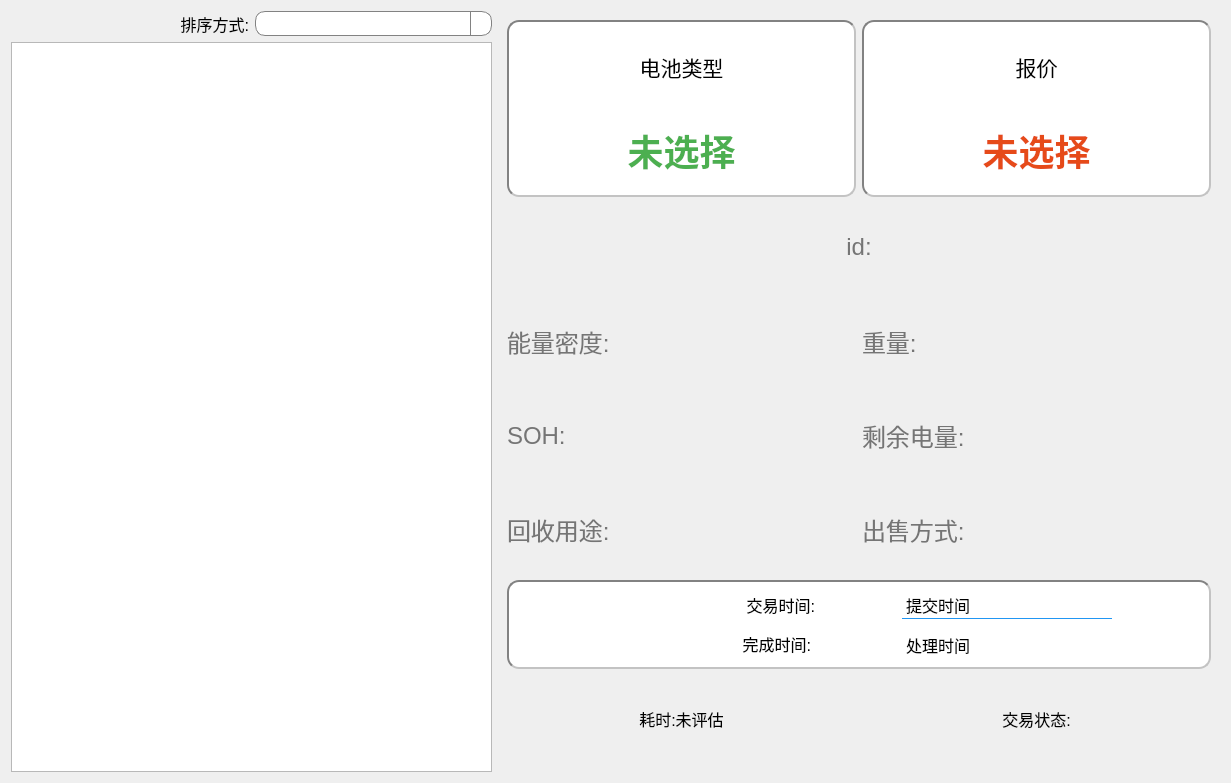
<?xml version="1.0" encoding="UTF-8"?>
<ui version="4.0">
 <class>transactionHistoryDialog</class>
 <widget class="QDialog" name="transactionHistoryDialog">
  <property name="geometry">
   <rect>
    <x>0</x>
    <y>0</y>
    <width>1231</width>
    <height>783</height>
   </rect>
  </property>
  <property name="windowTitle">
   <string>订单历史</string>
  </property>
  <layout class="QHBoxLayout" name="horizontalLayout" stretch="2,3">
   <item>
    <layout class="QGridLayout" name="gridLayout">
     <item row="1" column="0">
      <widget class="QLabel" name="label">
       <property name="font">
        <font>
         <pointsize>12</pointsize>
        </font>
       </property>
       <property name="layoutDirection">
        <enum>Qt::LeftToRight</enum>
       </property>
       <property name="text">
        <string>排序方式:</string>
       </property>
       <property name="alignment">
        <set>Qt::AlignRight|Qt::AlignTrailing|Qt::AlignVCenter</set>
       </property>
      </widget>
     </item>
     <item row="1" column="1">
      <widget class="QComboBox" name="sort_box">
       <property name="font">
        <font>
         <pointsize>12</pointsize>
        </font>
       </property>
       <property name="styleSheet">
        <string notr="true">QComboBox {
    border: 1px solid #828282;
    border-radius: 10px;      /* 圆角半径 */
    padding: 1px 18px 1px 3px; /* 为右侧按钮留出空间 */
    background: white;
}

/* 2. 设置右侧的下拉按钮 */
QComboBox::drop-down {
    subcontrol-origin: padding;
    subcontrol-position: top right;
    width: 20px;

    border-left-width: 1px;
    border-left-color: #828282;
    border-left-style: solid; 
    
    border-top-right-radius: 10px;
    border-bottom-right-radius: 10px;
}
QComboBox::down-arrow {
    image: url(:/images/res/downarrow.ico); 
	width: 12px;          
    height: 12px;
}</string>
       </property>
      </widget>
     </item>
     <item row="2" column="0" colspan="2">
      <widget class="QListWidget" name="transactionList">
       <property name="styleSheet">
        <string notr="true">QListWidget {
           outline: none;
        }

       QListWidget::item {
           color: #333;
            padding: 10px;
        }</string>
       </property>
      </widget>
     </item>
    </layout>
   </item>
   <item>
    <widget class="QWidget" name="widget" native="true">
     <property name="minimumSize">
      <size>
       <width>0</width>
       <height>0</height>
      </size>
     </property>
     <property name="maximumSize">
      <size>
       <width>99999</width>
       <height>99999</height>
      </size>
     </property>
     <layout class="QGridLayout" name="gridLayout_2" rowstretch="2,1,1,1,1,1,1" columnstretch="1,1">
      <item row="4" column="0">
       <widget class="QLabel" name="usage_label">
        <property name="sizePolicy">
         <sizepolicy hsizetype="Preferred" vsizetype="Preferred">
          <horstretch>0</horstretch>
          <verstretch>0</verstretch>
         </sizepolicy>
        </property>
        <property name="font">
         <font>
          <pointsize>-1</pointsize>
         </font>
        </property>
        <property name="styleSheet">
         <string notr="true">QLabel{
    color: #757575;
    font-size: 24px;
}</string>
        </property>
        <property name="text">
         <string>&lt;html&gt;&lt;head/&gt;&lt;body&gt;&lt;p&gt;&lt;img src=&quot;:/images/res/recycle.ico&quot; width=&quot;18&quot; height=&quot;18&quot;/&gt; 回收用途:&lt;/p&gt;&lt;/body&gt;&lt;/html&gt;</string>
        </property>
        <property name="alignment">
         <set>Qt::AlignLeading|Qt::AlignLeft|Qt::AlignVCenter</set>
        </property>
       </widget>
      </item>
      <item row="5" column="0" colspan="2">
       <widget class="QFrame" name="frame_3">
        <property name="sizePolicy">
         <sizepolicy hsizetype="Preferred" vsizetype="Preferred">
          <horstretch>0</horstretch>
          <verstretch>0</verstretch>
         </sizepolicy>
        </property>
        <property name="styleSheet">
         <string notr="true">.QFrame {
    background-color: white;
    border-radius: 12px;
    border: 1px solid #E0E0E0;
 border: 2px inset #828282;
}</string>
        </property>
        <property name="frameShape">
         <enum>QFrame::Box</enum>
        </property>
        <property name="frameShadow">
         <enum>QFrame::Sunken</enum>
        </property>
        <property name="lineWidth">
         <number>2</number>
        </property>
        <layout class="QVBoxLayout" name="verticalLayout_3">
         <property name="spacing">
          <number>12</number>
         </property>
         <item>
          <layout class="QHBoxLayout" name="horizontalLayout_2">
           <property name="spacing">
            <number>0</number>
           </property>
           <item>
            <widget class="QLabel" name="label_2">
             <property name="font">
              <font>
               <pointsize>12</pointsize>
              </font>
             </property>
             <property name="styleSheet">
              <string notr="true">QLabel {
	max-width: 210px;
}</string>
             </property>
             <property name="text">
              <string>&lt;html&gt;&lt;head/&gt;&lt;body&gt;&lt;p&gt;&lt;img src=&quot;:/images/res/time.ico&quot; width=&quot;14&quot; height=&quot;14&quot;/&gt; 交易时间:&lt;/p&gt;&lt;/body&gt;&lt;/html&gt;</string>
             </property>
             <property name="alignment">
              <set>Qt::AlignRight|Qt::AlignTrailing|Qt::AlignVCenter</set>
             </property>
            </widget>
           </item>
           <item>
            <widget class="QLabel" name="submittedTime_label">
             <property name="font">
              <font>
               <pointsize>12</pointsize>
              </font>
             </property>
             <property name="styleSheet">
              <string notr="true">QLabel {
	border: none;
    border-bottom: 1px solid #2196F3;
	max-width: 210px;
}</string>
             </property>
             <property name="text">
              <string>提交时间</string>
             </property>
            </widget>
           </item>
          </layout>
         </item>
         <item>
          <layout class="QHBoxLayout" name="horizontalLayout_3">
           <item>
            <widget class="QLabel" name="label_3">
             <property name="font">
              <font>
               <pointsize>12</pointsize>
              </font>
             </property>
             <property name="styleSheet">
              <string notr="true">QLabel {
	max-width: 210px;
}</string>
             </property>
             <property name="text">
              <string>&lt;html&gt;&lt;head/&gt;&lt;body&gt;&lt;p&gt;&lt;img src=&quot;:/images/res/time.ico&quot; width=&quot;14&quot; height=&quot;14&quot;/&gt; 完成时间:&lt;/p&gt;&lt;/body&gt;&lt;/html&gt;</string>
             </property>
             <property name="alignment">
              <set>Qt::AlignRight|Qt::AlignTrailing|Qt::AlignVCenter</set>
             </property>
            </widget>
           </item>
           <item>
            <widget class="QLabel" name="resultTime_label">
             <property name="font">
              <font>
               <pointsize>12</pointsize>
              </font>
             </property>
             <property name="styleSheet">
              <string notr="true">max-width: 210px;</string>
             </property>
             <property name="text">
              <string>处理时间</string>
             </property>
            </widget>
           </item>
          </layout>
         </item>
        </layout>
       </widget>
      </item>
      <item row="6" column="0">
       <widget class="QLabel" name="duration_label">
        <property name="sizePolicy">
         <sizepolicy hsizetype="Preferred" vsizetype="Preferred">
          <horstretch>0</horstretch>
          <verstretch>0</verstretch>
         </sizepolicy>
        </property>
        <property name="font">
         <font>
          <pointsize>12</pointsize>
         </font>
        </property>
        <property name="text">
         <string>&lt;html&gt;&lt;head/&gt;&lt;body&gt;&lt;p&gt;&lt;img src=&quot;:/images/res/duration.ico&quot; width=&quot;14&quot; height=&quot;14&quot;/&gt; 耗时:未评估&lt;/p&gt;&lt;/body&gt;&lt;/html&gt;</string>
        </property>
        <property name="alignment">
         <set>Qt::AlignCenter</set>
        </property>
       </widget>
      </item>
      <item row="1" column="0" colspan="2">
       <widget class="QLabel" name="id_label">
        <property name="sizePolicy">
         <sizepolicy hsizetype="Preferred" vsizetype="Preferred">
          <horstretch>0</horstretch>
          <verstretch>0</verstretch>
         </sizepolicy>
        </property>
        <property name="font">
         <font>
          <pointsize>-1</pointsize>
         </font>
        </property>
        <property name="styleSheet">
         <string notr="true">QLabel{
    color: #757575;
    font-size: 24px;
}</string>
        </property>
        <property name="text">
         <string>&lt;html&gt;&lt;head/&gt;&lt;body&gt;&lt;p&gt;&lt;img src=&quot;:/images/res/id.ico&quot; width=&quot;18&quot; height=&quot;18&quot;/&gt; id:&lt;/p&gt;&lt;/body&gt;&lt;/html&gt;</string>
        </property>
        <property name="alignment">
         <set>Qt::AlignCenter</set>
        </property>
       </widget>
      </item>
      <item row="0" column="1">
       <widget class="QFrame" name="frame_2">
        <property name="sizePolicy">
         <sizepolicy hsizetype="Preferred" vsizetype="Preferred">
          <horstretch>0</horstretch>
          <verstretch>0</verstretch>
         </sizepolicy>
        </property>
        <property name="styleSheet">
         <string notr="true">
.QFrame {
    background-color: white;
    border-radius: 12px;
    border: 1px solid #E0E0E0;
 border: 2px inset #828282;
}</string>
        </property>
        <property name="frameShape">
         <enum>QFrame::Box</enum>
        </property>
        <property name="frameShadow">
         <enum>QFrame::Sunken</enum>
        </property>
        <property name="lineWidth">
         <number>2</number>
        </property>
        <layout class="QVBoxLayout" name="verticalLayout_2">
         <property name="spacing">
          <number>12</number>
         </property>
         <item>
          <widget class="QLabel" name="label_5">
           <property name="sizePolicy">
            <sizepolicy hsizetype="Preferred" vsizetype="Preferred">
             <horstretch>0</horstretch>
             <verstretch>0</verstretch>
            </sizepolicy>
           </property>
           <property name="font">
            <font>
             <pointsize>16</pointsize>
            </font>
           </property>
           <property name="text">
            <string>&lt;html&gt;&lt;head/&gt;&lt;body&gt;&lt;p&gt;&lt;img src=&quot;:/images/res/money.ico&quot; width=&quot;18&quot; height=&quot;18&quot;/&gt; 报价&lt;/p&gt;&lt;/body&gt;&lt;/html&gt;</string>
           </property>
           <property name="alignment">
            <set>Qt::AlignCenter</set>
           </property>
          </widget>
         </item>
         <item>
          <widget class="QLabel" name="price_label">
           <property name="sizePolicy">
            <sizepolicy hsizetype="Preferred" vsizetype="Preferred">
             <horstretch>0</horstretch>
             <verstretch>0</verstretch>
            </sizepolicy>
           </property>
           <property name="font">
            <font>
             <pointsize>-1</pointsize>
             <weight>75</weight>
             <bold>true</bold>
            </font>
           </property>
           <property name="styleSheet">
            <string notr="true">QLabel {
    font-size: 36px;
    font-weight: bold;
    color: #E64A19; /* 醒目的橙红色 */
}</string>
           </property>
           <property name="text">
            <string>未选择</string>
           </property>
           <property name="alignment">
            <set>Qt::AlignCenter</set>
           </property>
          </widget>
         </item>
        </layout>
       </widget>
      </item>
      <item row="6" column="1">
       <widget class="QLabel" name="transactionStatus_label">
        <property name="sizePolicy">
         <sizepolicy hsizetype="Preferred" vsizetype="Preferred">
          <horstretch>0</horstretch>
          <verstretch>0</verstretch>
         </sizepolicy>
        </property>
        <property name="font">
         <font>
          <pointsize>12</pointsize>
         </font>
        </property>
        <property name="styleSheet">
         <string notr="true"/>
        </property>
        <property name="text">
         <string>&lt;html&gt;&lt;head/&gt;&lt;body&gt;&lt;p&gt;&lt;img src=&quot;:/images/res/status.ico&quot; width=&quot;18&quot; height=&quot;18&quot;/&gt; 交易状态:&lt;/p&gt;&lt;/body&gt;&lt;/html&gt;</string>
        </property>
        <property name="alignment">
         <set>Qt::AlignCenter</set>
        </property>
       </widget>
      </item>
      <item row="2" column="0">
       <widget class="QLabel" name="energyDensity_label">
        <property name="sizePolicy">
         <sizepolicy hsizetype="Preferred" vsizetype="Preferred">
          <horstretch>0</horstretch>
          <verstretch>0</verstretch>
         </sizepolicy>
        </property>
        <property name="font">
         <font>
          <pointsize>-1</pointsize>
         </font>
        </property>
        <property name="styleSheet">
         <string notr="true">QLabel{
    color: #757575;
    font-size: 24px;
}</string>
        </property>
        <property name="text">
         <string>&lt;html&gt;&lt;head/&gt;&lt;body&gt;
&lt;p&gt;
&lt;img src=&quot;:/images/res/energyDensity.ico&quot; width=&quot;18&quot; height=&quot;18&quot;  /&gt; 
&lt;span style=&quot;vertical-align: middle;&quot;&gt;能量密度:&lt;/span&gt;
&lt;/p&gt;
&lt;/body&gt;&lt;/html&gt;</string>
        </property>
        <property name="alignment">
         <set>Qt::AlignLeading|Qt::AlignLeft|Qt::AlignVCenter</set>
        </property>
       </widget>
      </item>
      <item row="0" column="0">
       <widget class="QFrame" name="frame">
        <property name="sizePolicy">
         <sizepolicy hsizetype="Preferred" vsizetype="Preferred">
          <horstretch>0</horstretch>
          <verstretch>0</verstretch>
         </sizepolicy>
        </property>
        <property name="font">
         <font>
          <pointsize>9</pointsize>
         </font>
        </property>
        <property name="styleSheet">
         <string notr="true">.QFrame {
    background-color: white;
    border-radius: 12px;
    border: 1px solid #E0E0E0;
 border: 2px inset #828282;
}</string>
        </property>
        <property name="frameShape">
         <enum>QFrame::NoFrame</enum>
        </property>
        <property name="frameShadow">
         <enum>QFrame::Sunken</enum>
        </property>
        <property name="lineWidth">
         <number>2</number>
        </property>
        <layout class="QVBoxLayout" name="verticalLayout">
         <property name="spacing">
          <number>12</number>
         </property>
         <item>
          <widget class="QLabel" name="label_4">
           <property name="sizePolicy">
            <sizepolicy hsizetype="Preferred" vsizetype="Preferred">
             <horstretch>0</horstretch>
             <verstretch>0</verstretch>
            </sizepolicy>
           </property>
           <property name="font">
            <font>
             <pointsize>16</pointsize>
            </font>
           </property>
           <property name="text">
            <string>&lt;html&gt;&lt;head/&gt;&lt;body&gt;&lt;p&gt;&lt;img src=&quot;:/images/res/batteryType.ico&quot; width=&quot;18&quot; height=&quot;18&quot;/&gt; 电池类型&lt;/p&gt;&lt;/body&gt;&lt;/html&gt;</string>
           </property>
           <property name="alignment">
            <set>Qt::AlignCenter</set>
           </property>
          </widget>
         </item>
         <item>
          <widget class="QLabel" name="type_label">
           <property name="sizePolicy">
            <sizepolicy hsizetype="Preferred" vsizetype="Preferred">
             <horstretch>0</horstretch>
             <verstretch>0</verstretch>
            </sizepolicy>
           </property>
           <property name="font">
            <font>
             <pointsize>-1</pointsize>
             <weight>75</weight>
             <bold>true</bold>
            </font>
           </property>
           <property name="styleSheet">
            <string notr="true">QLabel {
    font-size: 36px;
    font-weight: bold;
    color: #4CAF50;
}</string>
           </property>
           <property name="text">
            <string>未选择</string>
           </property>
           <property name="alignment">
            <set>Qt::AlignCenter</set>
           </property>
          </widget>
         </item>
        </layout>
       </widget>
      </item>
      <item row="4" column="1">
       <widget class="QLabel" name="sellingWay_label">
        <property name="sizePolicy">
         <sizepolicy hsizetype="Preferred" vsizetype="Preferred">
          <horstretch>0</horstretch>
          <verstretch>0</verstretch>
         </sizepolicy>
        </property>
        <property name="font">
         <font>
          <pointsize>-1</pointsize>
         </font>
        </property>
        <property name="styleSheet">
         <string notr="true">QLabel{
    color: #757575;
    font-size: 24px;
}</string>
        </property>
        <property name="text">
         <string>&lt;html&gt;&lt;head/&gt;&lt;body&gt;&lt;p&gt;&lt;img src=&quot;:/images/res/package.ico&quot; width=&quot;18&quot; height=&quot;18&quot;/&gt; 出售方式:&lt;/p&gt;&lt;/body&gt;&lt;/html&gt;</string>
        </property>
        <property name="alignment">
         <set>Qt::AlignLeading|Qt::AlignLeft|Qt::AlignVCenter</set>
        </property>
       </widget>
      </item>
      <item row="2" column="1">
       <widget class="QLabel" name="weight_label">
        <property name="sizePolicy">
         <sizepolicy hsizetype="Preferred" vsizetype="Preferred">
          <horstretch>0</horstretch>
          <verstretch>0</verstretch>
         </sizepolicy>
        </property>
        <property name="font">
         <font>
          <pointsize>-1</pointsize>
         </font>
        </property>
        <property name="styleSheet">
         <string notr="true">QLabel{
    color: #757575;
    font-size: 24px;
}</string>
        </property>
        <property name="text">
         <string>&lt;html&gt;&lt;head/&gt;&lt;body&gt;&lt;p&gt;&lt;img src=&quot;:/images/res/weight.ico&quot; width=&quot;18&quot; height=&quot;18&quot;/&gt; 重量:&lt;/p&gt;&lt;/body&gt;&lt;/html&gt;</string>
        </property>
        <property name="alignment">
         <set>Qt::AlignLeading|Qt::AlignLeft|Qt::AlignVCenter</set>
        </property>
       </widget>
      </item>
      <item row="3" column="1">
       <widget class="QLabel" name="leagcyElectricity_label">
        <property name="sizePolicy">
         <sizepolicy hsizetype="Preferred" vsizetype="Preferred">
          <horstretch>0</horstretch>
          <verstretch>0</verstretch>
         </sizepolicy>
        </property>
        <property name="font">
         <font>
          <pointsize>-1</pointsize>
         </font>
        </property>
        <property name="styleSheet">
         <string notr="true">QLabel{
    color: #757575;
    font-size: 24px;
}</string>
        </property>
        <property name="text">
         <string>&lt;html&gt;&lt;head/&gt;&lt;body&gt;&lt;p&gt;&lt;img src=&quot;:/images/res/leagcyElectricity.ico&quot; width=&quot;18&quot; height=&quot;18&quot;/&gt; 剩余电量:&lt;/p&gt;&lt;/body&gt;&lt;/html&gt;</string>
        </property>
        <property name="alignment">
         <set>Qt::AlignLeading|Qt::AlignLeft|Qt::AlignVCenter</set>
        </property>
       </widget>
      </item>
      <item row="3" column="0">
       <widget class="QLabel" name="SOH_label">
        <property name="sizePolicy">
         <sizepolicy hsizetype="Preferred" vsizetype="Preferred">
          <horstretch>0</horstretch>
          <verstretch>0</verstretch>
         </sizepolicy>
        </property>
        <property name="font">
         <font>
          <pointsize>-1</pointsize>
         </font>
        </property>
        <property name="styleSheet">
         <string notr="true">QLabel{
    color: #757575;
    font-size: 24px;
}</string>
        </property>
        <property name="text">
         <string>&lt;html&gt;&lt;head/&gt;&lt;body&gt;&lt;p&gt;&lt;img src=&quot;:/images/res/SOH.ico&quot; width=&quot;18&quot; height=&quot;18&quot;/&gt; SOH:&lt;/p&gt;&lt;/body&gt;&lt;/html&gt;</string>
        </property>
        <property name="alignment">
         <set>Qt::AlignLeading|Qt::AlignLeft|Qt::AlignVCenter</set>
        </property>
       </widget>
      </item>
     </layout>
    </widget>
   </item>
  </layout>
 </widget>
 <resources/>
 <connections/>
</ui>
